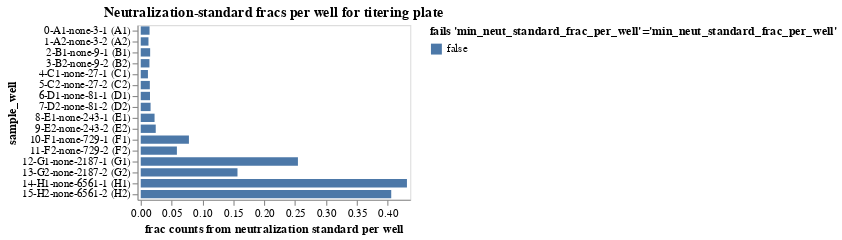

Notebook code for this chart:
### Markdown cell above
## Fraction of counts from neutralization standard
Determine the fraction of counts from the neutralization standard in each sample, and make sure this fraction passess the QC threshold.

### Code cell
neut_standard_fracs = (
    counts.assign(
        neut_standard_count=lambda x: x["count"] * x["neut_standard"].astype(int)
    )
    .groupby(
        ["well", "sample_well"],
        dropna=False,
        as_index=False,
    )
    .aggregate(
        total_count=pd.NamedAgg("count", "sum"),
        neut_standard_count=pd.NamedAgg("neut_standard_count", "sum"),
    )
    .assign(
        neut_standard_frac=lambda x: x["neut_standard_count"] / x["total_count"],
        fails_qc=lambda x: (
            x["neut_standard_frac"] < 0.001
        ),
    )
)

neut_standard_fracs_chart = (
    alt.Chart(neut_standard_fracs)
    .encode(
        alt.X(
            "neut_standard_frac",
            title="frac counts from neutralization standard per well",
            scale=alt.Scale(nice=False, padding=3),
        ),
        alt.Y("sample_well", sort=sample_wells),
        alt.Color(
            "fails_qc",
            title=f"fails {'min_neut_standard_frac_per_well'=}",
            legend=alt.Legend(titleLimit=500),
        ),
        tooltip=[
            alt.Tooltip(c, format=".3g") if neut_standard_fracs[c].dtype == float else c
            for c in neut_standard_fracs.columns
        ],
    )
    .mark_bar(height={"band": 0.85})
    .properties(
        height=alt.Step(10),
        width=250,
        title=f"Neutralization-standard fracs per well for titering plate",
    )
    .configure_axis(grid=False)
    .configure_legend(titleLimit=1000)
)

display(neut_standard_fracs_chart)

### Figure 1 — Vega-Lite specification as saved in the notebook (floating-point values rounded to 4 significant figures)
{"config": {"view": {"continuousWidth": 300, "continuousHeight": 300}, "axis": {"grid": false}, "legend": {"titleLimit": 1000}}, "data": {"name": "data-f0c278499b36bc21542dbe4e7ceb532a"}, "mark": {"type": "bar", "height": {"band": 0.85}}, "encoding": {"color": {"field": "fails_qc", "legend": {"titleLimit": 500}, "title": "fails 'min_neut_standard_frac_per_well'='min_neut_standard_frac_per_well'", "type": "nominal"}, "tooltip": [{"field": "well", "type": "nominal"}, {"field": "sample_well", "type": "nominal"}, {"field": "total_count", "type": "quantitative"}, {"field": "neut_standard_count", "type": "quantitative"}, {"field": "neut_standard_frac", "format": ".3g", "type": "quantitative"}, {"field": "fails_qc", "type": "nominal"}], "x": {"field": "neut_standard_frac", "scale": {"nice": false, "padding": 3}, "title": "frac counts from neutralization standard per well", "type": "quantitative"}, "y": {"field": "sample_well", "sort": ["none (A2)", "none (A2)", "none (A2)", "none (A2)", "none (A1)", "none (A1)", "none (A1)", "none (A1)", "none (B1)", "none (B1)", "none (B1)", "none (B1)", "none (B2)", "none (B2)", "none (B2)", "none (B2)", "none (C2)", "none (C2)", "none (C2)", "none (C2)", "none (C1)", "none (C1)", "none (C1)", "none (C1)", "none (D2)", "none (D2)", "none (D2)", "none (D2)", "none (D1)", "none (D1)", "none (D1)", "none (D1)", "none (E1)", "none (E1)", "none (E1)", "none (E1)", "none (E2)", "none (E2)", "none (E2)", "none (E2)", "none (F2)", "none (F2)", "none (F2)", "none (F2)", "none (F1)", "none (F1)", "none (F1)", "none (F1)", "none (G2)", "none (G2)", "none (G2)", "none (G2)", "none (G1)", "none (G1)", "none (G1)", "none (G1)", "none (H1)", "none (H1)", "none (H1)", "none (H1)", "none (H2)", "none (H2)", "none (H2)", "none (H2)"], "type": "nominal"}}, "height": {"step": 10}, "title": "Neutralization-standard fracs per well for titering plate", "width": 250, "$schema": "https://vega.github.io/schema/vega-lite/v5.16.3.json", "datasets": {"data-f0c278499b36bc21542dbe4e7ceb532a": [{"well": "A1", "sample_well": "0-A1-none-3-1 (A1)", "total_count": 5486625, "neut_standard_count": 78385, "neut_standard_frac": 0.01429, "fails_qc": false}, {"well": "A2", "sample_well": "1-A2-none-3-2 (A2)", "total_count": 4467461, "neut_standard_count": 55978, "neut_standard_frac": 0.01253, "fails_qc": false}, {"well": "B1", "sample_well": "2-B1-none-9-1 (B1)", "total_count": 5145869, "neut_standard_count": 78455, "neut_standard_frac": 0.01525, "fails_qc": false}, {"well": "B2", "sample_well": "3-B2-none-9-2 (B2)", "total_count": 4379665, "neut_standard_count": 61735, "neut_standard_frac": 0.0141, "fails_qc": false}, {"well": "C1", "sample_well": "4-C1-none-27-1 (C1)", "total_count": 5070246, "neut_standard_count": 59135, "neut_standard_frac": 0.01166, "fails_qc": false}, {"well": "C2", "sample_well": "5-C2-none-27-2 (C2)", "total_count": 3720542, "neut_standard_count": 54754, "neut_standard_frac": 0.01472, "fails_qc": false}, {"well": "D1", "sample_well": "6-D1-none-81-1 (D1)", "total_count": 4335003, "neut_standard_count": 65225, "neut_standard_frac": 0.01505, "fails_qc": false}, {"well": "D2", "sample_well": "7-D2-none-81-2 (D2)", "total_count": 7127774, "neut_standard_count": 113565, "neut_standard_frac": 0.01593, "fails_qc": false}, {"well": "E1", "sample_well": "8-E1-none-243-1 (E1)", "total_count": 10162636, "neut_standard_count": 227464, "neut_standard_frac": 0.02238, "fails_qc": false}, {"well": "E2", "sample_well": "9-E2-none-243-2 (E2)", "total_count": 5629808, "neut_standard_count": 136716, "neut_standard_frac": 0.02428, "fails_qc": false}, {"well": "F1", "sample_well": "10-F1-none-729-1 (F1)", "total_count": 7674508, "neut_standard_count": 598980, "neut_standard_frac": 0.07805, "fails_qc": false}, {"well": "F2", "sample_well": "11-F2-none-729-2 (F2)", "total_count": 1610935, "neut_standard_count": 94344, "neut_standard_frac": 0.05856, "fails_qc": false}, {"well": "G1", "sample_well": "12-G1-none-2187-1 (G1)", "total_count": 5492400, "neut_standard_count": 1398457, "neut_standard_frac": 0.2546, "fails_qc": false}, {"well": "G2", "sample_well": "13-G2-none-2187-2 (G2)", "total_count": 6103658, "neut_standard_count": 956540, "neut_standard_frac": 0.1567, "fails_qc": false}, {"well": "H1", "sample_well": "14-H1-none-6561-1 (H1)", "total_count": 4465327, "neut_standard_count": 1925434, "neut_standard_frac": 0.4312, "fails_qc": false}, {"well": "H2", "sample_well": "15-H2-none-6561-2 (H2)", "total_count": 4787999, "neut_standard_count": 1942712, "neut_standard_frac": 0.4057, "fails_qc": false}]}}
